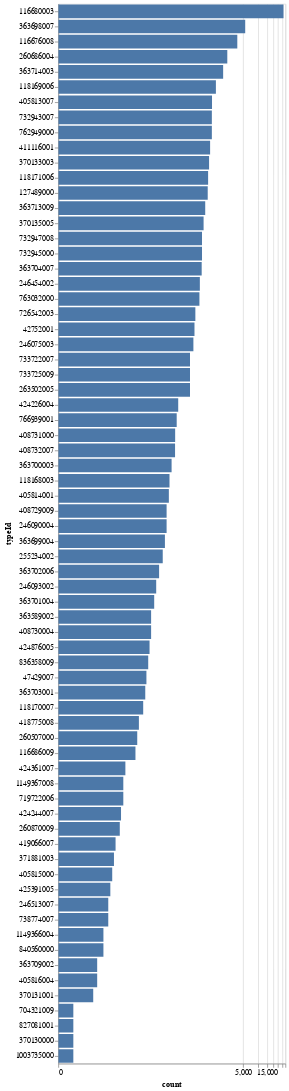

The notebook cell saved with this chart:
### Code cell
# inspect frequency of each type of relationship out of 66,017 relationships
print(Relationship.shape)

# 116680003 | Is A occurs 32,111 times i.e accounts for half
# 363698007 | Finding site 5,497
# 116676008 | Associated morphology 3,818
type_count = (
    Relationship.select(pl.col("typeId").value_counts())
    .unnest("typeId")
    .sort("count", descending=True)
)
type_count.plot.bar(
    alt.X("count:Q").scale(type="symlog"), y=alt.Y("typeId:O").sort("-x")
)

### Figure 1 — Vega-Lite specification as saved in the notebook (floating-point values rounded to 4 significant figures)
{"config": {"view": {"continuousWidth": 300, "continuousHeight": 300}}, "data": {"name": "data-600e1c1cd5963ce623893a36faf7039b"}, "mark": {"type": "bar", "tooltip": true}, "encoding": {"x": {"field": "count", "scale": {"type": "symlog"}, "type": "quantitative"}, "y": {"field": "typeId", "sort": "-x", "type": "ordinal"}}, "params": [{"name": "param_2", "select": {"type": "interval", "encodings": ["x", "y"]}, "bind": "scales"}], "$schema": "https://vega.github.io/schema/vega-lite/v5.20.1.json", "datasets": {"data-600e1c1cd5963ce623893a36faf7039b": [{"typeId": 116680003, "count": 32111}, {"typeId": 363698007, "count": 5497}, {"typeId": 116676008, "count": 3818}, {"typeId": 260686004, "count": 2407}, {"typeId": 363714003, "count": 1988}, {"typeId": 118169006, "count": 1423}, {"typeId": 405813007, "count": 1190}, {"typeId": 732943007, "count": 1181}, {"typeId": 762949000, "count": 1181}, {"typeId": 411116001, "count": 1090}, {"typeId": 370133003, "count": 1039}, {"typeId": 118171006, "count": 994}, {"typeId": 127489000, "count": 976}, {"typeId": 363713009, "count": 870}, {"typeId": 370135005, "count": 807}, {"typeId": 732947008, "count": 750}, {"typeId": 732945000, "count": 750}, {"typeId": 363704007, "count": 739}, {"typeId": 246454002, "count": 679}, {"typeId": 763032000, "count": 666}, {"typeId": 726542003, "count": 552}, {"typeId": 42752001, "count": 530}, {"typeId": 246075003, "count": 504}, {"typeId": 733722007, "count": 431}, {"typeId": 733725009, "count": 431}, {"typeId": 263502005, "count": 431}, {"typeId": 424226004, "count": 250}, {"typeId": 766939001, "count": 233}, {"typeId": 408731000, "count": 217}, {"typeId": 408732007, "count": 216}, {"typeId": 363700003, "count": 184}, {"typeId": 118168003, "count": 167}, {"typeId": 405814001, "count": 162}, {"typeId": 408729009, "count": 146}, {"typeId": 246090004, "count": 146}, {"typeId": 363699004, "count": 135}, {"typeId": 255234002, "count": 122}, {"typeId": 363702006, "count": 103}, {"typeId": 246093002, "count": 90}, {"typeId": 363701004, "count": 82}, {"typeId": 363589002, "count": 71}, {"typeId": 408730004, "count": 71}, {"typeId": 424876005, "count": 66}, {"typeId": 836358009, "count": 62}, {"typeId": 47429007, "count": 57}, {"typeId": 363703001, "count": 54}, {"typeId": 118170007, "count": 49}, {"typeId": 418775008, "count": 40}, {"typeId": 260507000, "count": 37}, {"typeId": 116686009, "count": 34}, {"typeId": 424361007, "count": 21}, {"typeId": 1149367008, "count": 19}, {"typeId": 719722006, "count": 19}, {"typeId": 424244007, "count": 17}, {"typeId": 260870009, "count": 16}, {"typeId": 419066007, "count": 13}, {"typeId": 371881003, "count": 12}, {"typeId": 405815000, "count": 11}, {"typeId": 425391005, "count": 10}, {"typeId": 246513007, "count": 9}, {"typeId": 738774007, "count": 9}, {"typeId": 1149366004, "count": 7}, {"typeId": 840560000, "count": 7}, {"typeId": 363709002, "count": 5}, {"typeId": 405816004, "count": 5}, {"typeId": 370131001, "count": 4}, {"typeId": 704321009, "count": 1}, {"typeId": 827081001, "count": 1}, {"typeId": 370130000, "count": 1}, {"typeId": 1003735000, "count": 1}]}}
